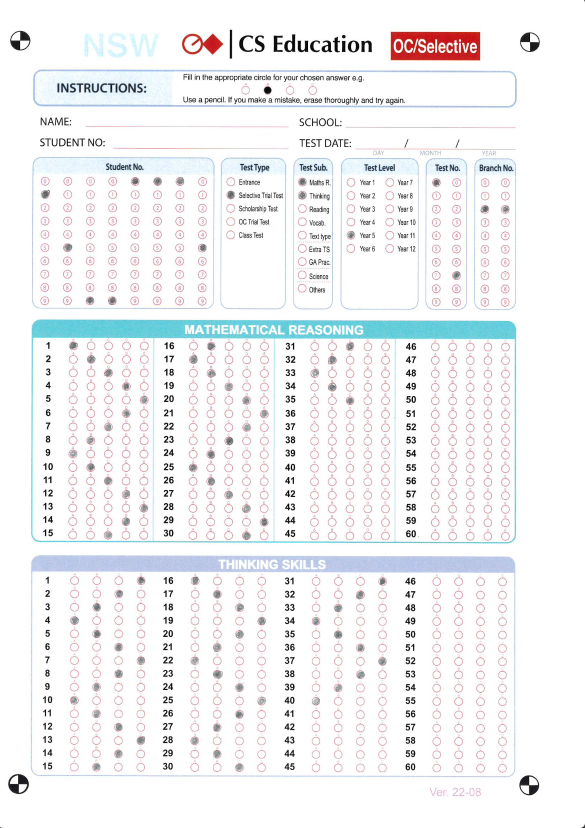
#> input picture images/Math-Thinking-NSW.jpeg, 1170 x 1656 px, found by its file name (shown at 1/2 size)
$ python pr_15.py
#> lines starting #> are read from the running program, lines starting #| are printed output that depends on the picture; after the words box and inside, x2 and y2 are one past the last pixel; in counts of white or black regions, pixels touching at a corner belong together
import cv2
import numpy as np
from block_info_module import block_info

# Define constants
recognitionValue = 50 # This value might need adjustment based on your OMR sheet

def sort_contour(cnts, from_idx, to_idx, method="top-to-bottom"):
    """Sort contours."""
    sub_cnts = cnts[from_idx:to_idx]
    if method == "top-to-bottom":
        sub_cnts.sort(key=lambda c: cv2.boundingRect(c)[1])
    elif method == "left-to-right":
        sub_cnts.sort(key=lambda c: cv2.boundingRect(c)[0])
    cnts[from_idx:to_idx] = sub_cnts
    return cnts

def process_block_for_direction_V(block):
    """Process block without converting the indices to array."""
    x, y, width, height = block['x'], block['y'], block['width'], block['height']
    roi = image[y:y+height, x:x+width]
    _, thresh = cv2.threshold(roi, 127, 255, cv2.THRESH_BINARY_INV + cv2.THRESH_OTSU)
    contours, _ = cv2.findContours(thresh, cv2.RETR_EXTERNAL, cv2.CHAIN_APPROX_SIMPLE)
    questionCnts = []

    for c in contours:
        peri = cv2.arcLength(c, True)
        approx = cv2.approxPolyDP(c, 0.1 * peri, True)
        w, h = cv2.boundingRect(approx)[2:]
        ar = w / float(h)
        if w >= 7 and h >= 7 and ar >= 0.7 and ar <= 1.3:
            questionCnts.append(approx)

    questionCnts = sort_contour(questionCnts, 0, len(questionCnts), "top-to-bottom")

    for i in range(0, len(questionCnts), block['num_of_question']):
        questionCnts = sort_contour(questionCnts, i, i+block['num_of_question'], "left-to-right")

    marking_info = []
    for i in range(len(questionCnts)):
        mask = np.zeros(thresh.shape, dtype=np.uint8)
        cv2.drawContours(mask, [questionCnts[i]], -1, 255, -1)
        mask = cv2.bitwise_and(thresh, thresh, mask=mask)
        total = cv2.countNonZero(mask)
        if total > recognitionValue:
            x, y, w, h = cv2.boundingRect(questionCnts[i])
            marking_info.append({"x": x, "y": y, "i": i})

    # recognized_indices = [mark["i"] for mark in marking_info]
    return marking_info
    # return recognized_indices, marking_info

image_path = "/Users/henry/Downloads/Math-Thinking-NSW.jpeg"
image = cv2.imread(image_path, cv2.IMREAD_GRAYSCALE)
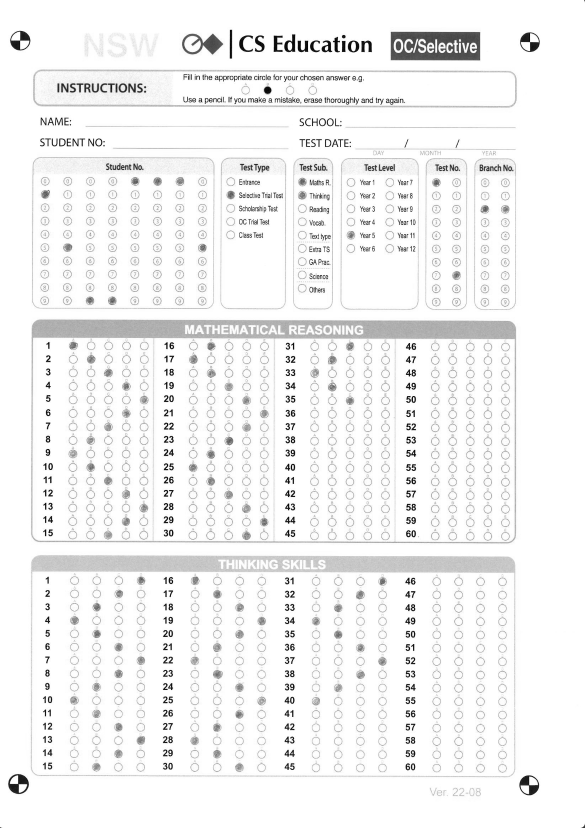
#> image: shape (1656, 1170) (shown at 1/2 size); min 0, max 255, mean 242.7

# Process blocks
results = []
for block in block_info:
    if block['marking_direction'] == 'V':
        marking_info = process_block_for_direction_V(block)
        results.append({
            "block_name": block['name'],
            "xxxxx": marking_info
        })
    else:
      print('block_name : ', block['name'])
#> this loop made 15 passes
#> pass 1, in process_block_for_direction_V, `roi = image[y:y+height, x:x+width]`:
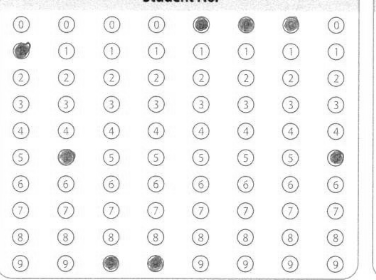
#> roi: shape (280, 376); min 12, max 255, mean 244.4
#> pass 1, in process_block_for_direction_V, `_, thresh = cv2.threshold(roi, 127, 255, cv2.THRESH_BINARY_INV + cv2.T..`:
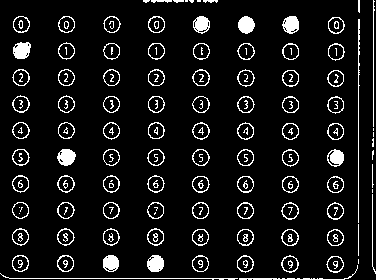
#> thresh: shape (280, 376); 8.6% white in thin lines or dots
#> pass 2, in process_block_for_direction_V (call 2), `roi = image[y:y+height, x:x+width]`:
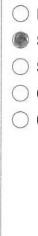
#> roi: shape (236, 38); min 57, max 255, mean 245.2
#> pass 2, in process_block_for_direction_V (call 2), `_, thresh = cv2.threshold(roi, 127, 255, cv2.THRESH_BINARY_INV + cv2.T..`:
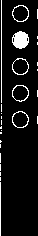
#> thresh: shape (236, 38); 8% white; 27 white regions (20 under 20 px), largest, box (x1, y1, x2, y2) and area: (12, 31, 29, 49) 225, (1, 0, 2, 103) 103, (12, 5, 29, 22) 61


# Extracting the entire code for display
code_content = """
import cv2
import numpy as np
from block_info_module import block_info

# Define constants
recognitionValue = 50

def sort_contour(cnts, from_idx, to_idx, method="top-to-bottom"):
    sub_cnts = cnts[from_idx:to_idx]
    if method == "top-to-bottom":
        sub_cnts.sort(key=lambda c: cv2.boundingRect(c)[1])
    elif method == "left-to-right":
        sub_cnts.sort(key=lambda c: cv2.boundingRect(c)[0])
    cnts[from_idx:to_idx] = sub_cnts
    return cnts

def process_block_for_direction_V(block):
    x, y, width, height = block['x'], block['y'], block['width'], block['height']
    roi = image[y:y+height, x:x+width]
    _, thresh = cv2.threshold(roi, 127, 255, cv2.THRESH_BINARY_INV + cv2.THRESH_OTSU)
    contours, _ = cv2.findContours(thresh, cv2.RETR_EXTERNAL, cv2.CHAIN_APPROX_SIMPLE)
    questionCnts = []

    for c in contours:
        peri = cv2.arcLength(c, True)
        approx = cv2.approxPolyDP(c, 0.1 * peri, True)
        w, h = cv2.boundingRect(approx)[2:]
        ar = w / float(h)
        if w >= 7 and h >= 7 and ar >= 0.7 and ar <= 1.3:
            questionCnts.append(approx)

    questionCnts = sort_contour(questionCnts, 0, len(questionCnts), "top-to-bottom")

    for i in range(0, len(questionCnts), block['num_of_question']):
        questionCnts = sort_contour(questionCnts, i, i+block['num_of_question'], "left-to-right")

    marking_info = []
    for i in range(len(questionCnts)):
        mask = np.zeros(thresh.shape, dtype=np.uint8)
        cv2.drawContours(mask, [questionCnts[i]], -1, 255, -1)
        mask = cv2.bitwise_and(thresh, thresh, mask=mask)
        total = cv2.countNonZero(mask)
        if total > recognitionValue:
            x, y, w, h = cv2.boundingRect(questionCnts[i])
            marking_info.append({"x": x, "y": y, "i": i})

    return marking_info

def get_recognized_items(block, marking_info):
    recognized_items = []
    interval = block['height'] / block['num_of_selection']
    for mark in marking_info:
        idx = int(mark['y'] / interval)
        if idx < len(block['items']):
            recognized_items.append(block['items'][idx])
    return recognized_items

def get_recognized_items_for_student_no(block, marking_info):
    recognized_items = ['x'] * block['num_of_question']
    interval = block['height'] / block['num_of_selection']
    for mark in marking_info:
        item_idx = int(mark['y'] / interval)
        question_idx = mark['i'] // block['num_of_selection']
        if item_idx < len(block['items']):
            recognized_items[question_idx] = block['items'][item_idx]
    return recognized_items

def indices_to_arr_final(indices):
    arr = [-1] * 8
    for index in indices:
        col = index % 8
        value = index // 8
        arr[col] = value
    return arr

def get_recognized_items_for_student_no_updated(block, marking_info):
    indices = [mark['i'] for mark in marking_info]
    arr_final = indices_to_arr_final(indices)
    recognized_items = [block['items'][idx] if idx != -1 else 'x' for idx in arr_final]
    return recognized_items

image_path = "/mnt/data/Math-Thinking-NSW.jpeg"
image = cv2.imread(image_path, cv2.IMREAD_GRAYSCALE)

results = []
for block in block_info:
    if block['marking_direction'] == 'V':
        marking_info = process_block_for_direction_V(block)
        results.append({
            "block_name": block['name'],
            "marking_info": marking_info
        })

final_results = {}
for result in results:
    block_name = result['block_name']
    marking_info = result['marking_info']
    block_data = next((block for block in block_info if block['name'] == block_name), None)
    if block_data:
        if block_name == "Student No":
            recognized_items = get_recognized_items_for_student_no_updated(block_data, marking_info)
        else:
            recognized_items = get_recognized_items(block_data, marking_info)
        final_results[block_name] = recognized_items
"""

code_content
